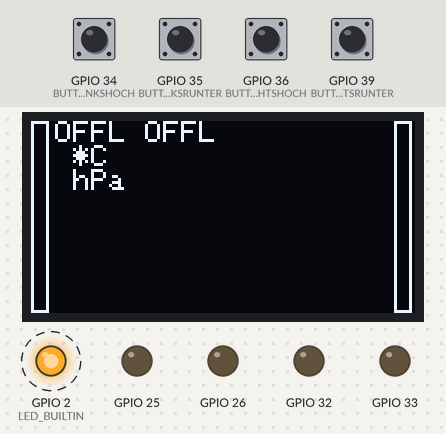
Bench run of a sketch on a simulated ESP32. Shown: 128×64 one-colour display, output pins drawn as LEDs (lit = HIGH). Dashed ring = blinking. The inputs (shaded band) are chosen by the test bench; at power-on: GPIO 34 (BUTTONLINKSHOCH), GPIO 35 (BUTTONLINKSRUNTER), GPIO 36 (BUTTONRECHTSHOCH), GPIO 39 (BUTTONRECHTSRUNTER) LOW. WiFi joins after 1.5 s; servers stay silent unless stated; the display library's start-up logo is not drawn; no MQTT or app messages arrive unless stated; what the sketch prints to the serial monitor is not drawn.

Above: at 1.7 s.
1.8 s: GPIO 34 (BUTTONLINKSHOCH) pulled HIGH for 0.15 s
At 4.3 s:
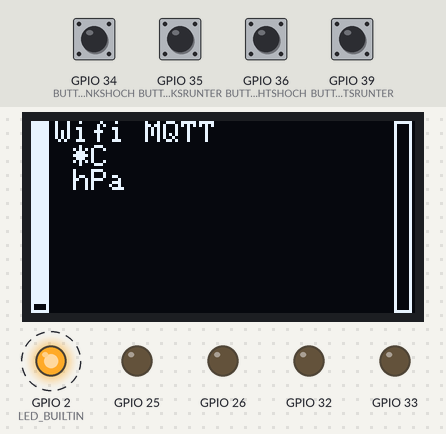
4.9 s: GPIO 36 (BUTTONRECHTSHOCH) pulled HIGH for 0.15 s
At 6.1 s:
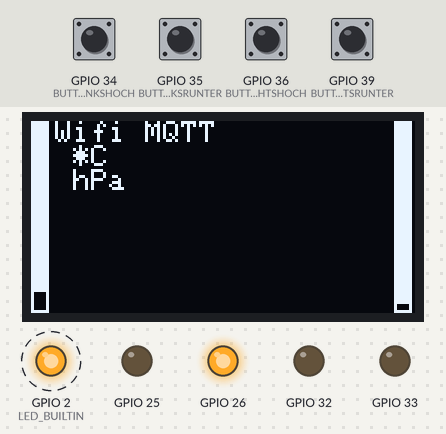
8.0 s: GPIO 35 (BUTTONLINKSRUNTER) pulled HIGH for 0.15 s
At 8.6 s:
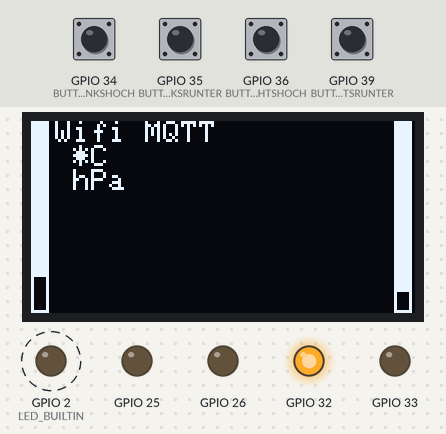
8.7 s: GPIO 39 (BUTTONRECHTSRUNTER) pulled HIGH for 0.15 s
At 11.7 s:
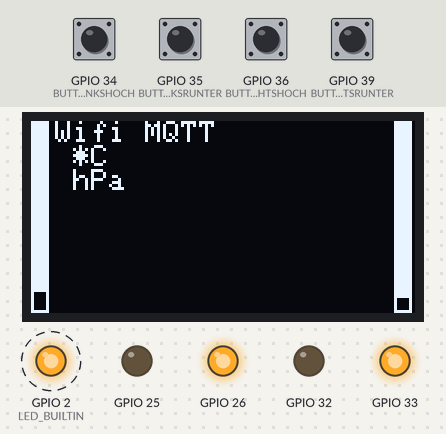
11.8 s: GPIO 36 (BUTTONRECHTSHOCH) pulled HIGH for 1 s
At 14.3 s:
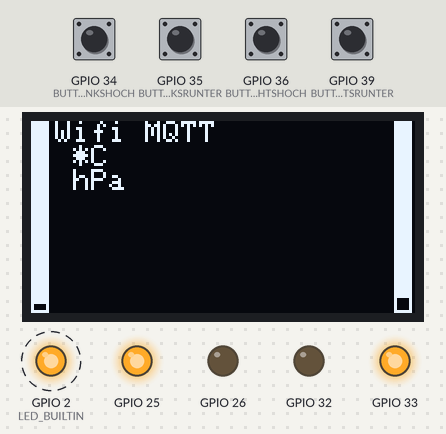
15.8 s: GPIO 34 (BUTTONLINKSHOCH) pulled HIGH for 1 s
At 18.2 s:
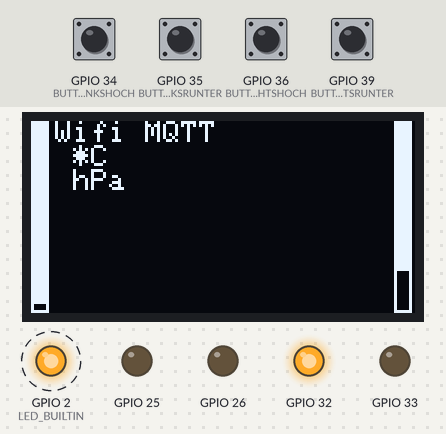
Timing chart, 0 to 43.1 s (numbered marks = the images above; inputs shaded):
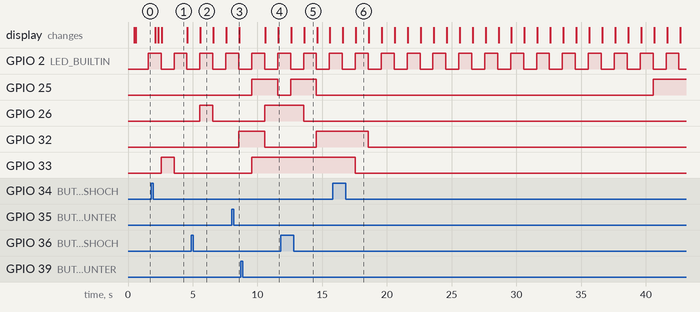

The sketch:

smarthome2.ino
```cpp
// pip install --user esptool
#include <Adafruit_BME280.h>

#include "pinlayout.h"
#include "motorsteuerung.h"
#include "comm.h"

volatile bool readButtons = false;
volatile bool ledState = false;
volatile bool motorTick = false;

Adafruit_BME280 bmp;
bool bmpInitialized = false;
#define DEFAULT_SENSOR_WAIT 60
int readSensorWait = DEFAULT_SENSOR_WAIT;
uint16_t sensorReset = 0;
float temperature = 0.0;
float pressure = 0.0;

hw_timer_t * timer = NULL;
portMUX_TYPE timerMux = portMUX_INITIALIZER_UNLOCKED;

Motorsteuerung motorLinks(MOTORLINKSPOWER, MOTORLINKSRICHTUNG);
Motorsteuerung motorRechts(MOTORRECHTSPOWER, MOTORRECHTSRICHTUNG);

void IRAM_ATTR onTimer() {
  portENTER_CRITICAL_ISR(&timerMux);
  ledState = !ledState;
  motorTick = true;
  portEXIT_CRITICAL_ISR(&timerMux);
  digitalWrite(LED_BUILTIN, ledState ? HIGH : LOW);
}

void setupTimer() {
  timer = timerBegin(0, 80, true);
  timerAttachInterrupt(timer, &onTimer, true);
  timerAlarmWrite(timer, 1000000, true);
  timerAlarmEnable(timer);
}

void setup() {
  Serial.begin(115200);
  Serial.println(F("Booting"));
  setupGPIO();
  delay(500);
  bmpInitialized = bmp.begin();
  if (!bmpInitialized) {
    Serial.println(F("Could not find a valid BME280 sensor, check wiring!"));
  }
  setupDisplay();

  Serial.println(F("Starting timer"));
  setupTimer();
  setupWifi();
}

void loop() {
  if (mqttCmdRechts != nullptr) {
    motorRechts.setCommand(*mqttCmdRechts);
    mqttCmdRechts = nullptr;
    motorTick = true;
  }
  if (mqttCmdLinks != nullptr) {
    motorLinks.setCommand(*mqttCmdLinks);
    mqttCmdLinks = nullptr;
    motorTick = true;
  }

  checkButtons(&motorLinks, &motorRechts);
  updateDisplay(&motorLinks, &motorRechts);
  if (motorTick) {
    motorLinks.tick();
    motorRechts.tick();
    motorTick = false;
    bool publishLeft = motorLinks.publishPosition();
    bool publishRight = motorRechts.publishPosition();
    if (publishLeft || publishRight) {
      positionL = motorLinks.estimatedPosition();
      positionR = motorRechts.estimatedPosition();
      portENTER_CRITICAL_ISR(&publishPositionMutex);
      publishPositionL = publishLeft;
      publishPositionR = publishRight;
      portEXIT_CRITICAL_ISR(&publishPositionMutex);
    }

    sensorReset += 1;
    readSensorWait--;
    if (readSensorWait < 1) {
      readSensorWait = DEFAULT_SENSOR_WAIT;
      // https://github.com/adafruit/Adafruit_BMP280_Library/pull/33
      /*
       * https://github.com/adafruit/Adafruit_BMP280_Library/pull/33
       * If sensor.getStatus() returns 0xFF -> call reset() and begin()
       * If not initialized and 5 minutes past -> reset()+begin()
       */
      if (!bmpInitialized && sensorReset > 300) {
        // Reset
        sensorReset = 0;
        bmpInitialized = bmp.begin();
      }
      if (bmpInitialized) {
        temperature = bmp.readTemperature();
        pressure = bmp.readPressure() / 100.0;
        dtostrf(temperature, 3, 2, temperatureMqtt);
        dtostrf(pressure, 4, 2, pressureMqtt);
        sendMqttData = true;
      }
    }
  }
}
```

buttons.ino
```cpp
#include <Bounce2.h>
#include <Wire.h>

#include "pinlayout.h"

Bounce debouncerLinksHoch = Bounce();
Bounce debouncerLinksRunter = Bounce();
Bounce debouncerRechtsHoch = Bounce();
Bounce debouncerRechtsRunter = Bounce();

void setupGPIO() {
  // ok: braun  schwarz rot    1000 Ohm
  // ok: orange orange  orange 2200 Ohm
  // ok: braun  schwarz ?
  // ok: gelb   lila    rot    4600 Ohm
  debouncerLinksHoch.attach(BUTTONLINKSHOCH, INPUT);
  debouncerRechtsHoch.attach(BUTTONRECHTSHOCH, INPUT);
  debouncerLinksRunter.attach(BUTTONLINKSRUNTER, INPUT);
  debouncerRechtsRunter.attach(BUTTONRECHTSRUNTER, INPUT);

  pinMode(LED_BUILTIN, OUTPUT);

  Wire.begin();
}

void checkButtons(Motorsteuerung *motorLinks, Motorsteuerung *motorRechts) {
  // Links hoch
  debouncerLinksHoch.update();
  if (debouncerLinksHoch.fell()) {
    Serial.println("LH close");
    motorLinks->setCommand(MotorCommands::MOVE_UP);
  }
  if (debouncerLinksHoch.rose()) {
    Serial.println("LH open");
    motorLinks->setCommand(MotorCommands::STOP);
  }


  // Rechts hoch
  debouncerRechtsHoch.update();
  if (debouncerRechtsHoch.fell()) {
    Serial.println("RH close");
    motorRechts->setCommand(MotorCommands::MOVE_UP);
  }
  if (debouncerRechtsHoch.rose()) {
    Serial.println("RH open");
    motorRechts->setCommand(MotorCommands::STOP);
  }

  // Links runter
  debouncerLinksRunter.update();
  if (debouncerLinksRunter.fell()) {
    Serial.println("LR close");
    motorLinks->setCommand(MotorCommands::MOVE_DOWN);
  }
  if (debouncerLinksRunter.rose()) {
    Serial.println("LR open");
    motorLinks->setCommand(MotorCommands::STOP);
  }


  // Rechts runter
  debouncerRechtsRunter.update();
  if (debouncerRechtsRunter.fell()) {
    Serial.println("RR close");
    motorRechts->setCommand(MotorCommands::MOVE_DOWN);
  }
  if (debouncerRechtsRunter.rose()) {
    Serial.println("RR open");
    motorRechts->setCommand(MotorCommands::STOP);
  }
}
```

comm.h
```cpp
#ifndef COMMUNICATION
#define COMMUNICATION

#include <WiFi.h>
#include <WiFiClientSecure.h>
#include <PubSubClient.h>

#include "secret.h"
#include "motorsteuerung.h"
#include "ota.h"

portMUX_TYPE publishPositionMutex = portMUX_INITIALIZER_UNLOCKED;
bool publishPositionL = false;
bool publishPositionR = false;
int positionL = 0;
int positionR = 0;
bool sendMqttData = false;
bool syncRequest = false;
char temperatureMqtt[8];
char pressureMqtt[8];

TaskHandle_t WifiMqttTask;

#define TASK_DELAY 50
#define DEFAULT_TIMEOUT (5 * 1000 / TASK_DELAY)
bool isWifiConnected = false;
bool startOTA = true;
char wifiText[5] = {0};
char mqttText[5] = {0};
signed char wifi_reconnect_timeout = 0;
signed char mqtt_reconnect_timeout = 0;
char mqtt_payload[20];
// Set this pointers to a command to tell the other task what to do
MotorCommand *mqttCmdLinks = nullptr;
MotorCommand *mqttCmdRechts = nullptr;
MotorCommand mqttCmdStop = MotorCommands::STOP;
MotorCommand mqttCmdUp = MotorCommands::MOVE_UP;
MotorCommand mqttCmdDown = MotorCommands::MOVE_DOWN;

WiFiClientSecure espClient;
PubSubClient client(espClient);

void connectToWifi();
void connectToMqtt();

const char leftup[]    = "left-up";
const char leftdown[]  = "left-down";
const char leftstop[]  = "left-stop";
const char rightup[]   = "right-up";
const char rightdown[] = "right-down";
const char rightstop[] = "right-stop";
const char syncCmd[]   = "sync";

void receivedCallback(char* topic, byte* payload, unsigned int length) {
  Serial.print(F("Message received: "));
  Serial.println(topic);

  Serial.print(F("payload: "));
  for (int i = 0; i < length; i++) {
    Serial.print((char)payload[i]);
  }
  Serial.println();

  if (length == 10) {
    if (0 == memcmp(rightdown, payload, length)) {
      Serial.println(F("MQTT-Command: right down"));
      mqttCmdRechts = &mqttCmdDown;
    } else if (0 == memcmp(rightstop, payload, length)) {
      Serial.println(F("MQTT-Command: right stop"));
      mqttCmdRechts = &mqttCmdStop;
    }
  } else {
    if (length == 8) {
      if (0 == memcmp(rightup, payload, length)) {
        Serial.println(F("MQTT-Command: right up"));
        mqttCmdRechts = &mqttCmdUp;
      }
    } else {
      if (length == 9) {
        if (0 == memcmp(leftdown, payload, length)) {
          Serial.println(F("MQTT-Command: left down"));
          mqttCmdLinks = &mqttCmdDown;
        } else if (0 == memcmp(leftstop, payload, length)) {
          Serial.println(F("MQTT-Command: left stop"));
          mqttCmdLinks = &mqttCmdStop;
        }
      } else {
        if (length == 7) {
          if (0 == memcmp(leftup, payload, length)) {
            Serial.println(F("MQTT-Command: left up"));
            mqttCmdLinks = &mqttCmdUp;
          }
        } else {
          if (length == 4) {
            if (0 == memcmp(syncCmd, payload, length)) {
              Serial.println(F("MQTT-Command: sync"));
              syncRequest = true;
            }
          }
        } // length == 7
      } // length == 9
    }// length == 8
  } // length == 10
}

void publishInt(const char* topic, int v)
{
#define PUBLISH_INT_BUFFER_LENGTH 4
  char svalue[PUBLISH_INT_BUFFER_LENGTH];
  snprintf(svalue, PUBLISH_INT_BUFFER_LENGTH, "%i", v);
  client.publish(topic, svalue, true);
}

void ensureWifiAndMqtt() {
  if (!isWifiConnected) {
    if (wifi_reconnect_timeout > 0) {
      wifi_reconnect_timeout = wifi_reconnect_timeout - 1;
      return;
    }

    wifi_reconnect_timeout = DEFAULT_TIMEOUT;
    WiFi.disconnect();
    connectToWifi();
    return;
  }

  if (startOTA) {
    startOTA = false;
    setupOTA();
  }
  handleOTA();

  if (client.connected()) {
    client.loop();
    return;
  }

  if (mqtt_reconnect_timeout > 0)
  {
    Serial.print(F("MQTT reconnect timeout = "));
    Serial.println(mqtt_reconnect_timeout);
    mqtt_reconnect_timeout--;
    return;
  }

  mqtt_reconnect_timeout = DEFAULT_TIMEOUT;
  connectToMqtt();
}

void connectToMqtt() {
  Serial.println(F("Connecting to MQTT broker..."));
  //strcpy_P(mqttText, (char *)pgm_read_word(&mqttOffline));
  strcpy(mqttText, "OFFL");

  if (client.connect(MQTT_CLIENTNAME, MQTT_USERNAME, MQTT_PASSWORD, "/d/r1/alive", 0, 1, "off", true)) {
    Serial.println(F("mqtt connected"));
    client.publish("/d/r1/alive", "on", true);
    client.subscribe((const char*)F("/d/r1/cmd/move"));
    client.subscribe((const char*)F("/d/r1/alive"));
    //strcpy_P(mqttText, (char *)pgm_read_word(&mqttOnline));
    strcpy(mqttText, "MQTT");
  } else {
    Serial.print(F("failed, status code ="));
    Serial.print(client.state());
    //strcpy_P(mqttText, (char *)pgm_read_word(&mqttFail));
    strcpy(mqttText, "FAIL");
  }
}

void connectToWifi() {
  if (isWifiConnected) {
    return;
  }

  Serial.println("Connecting to Wi-Fi...");
  //strcpy_P(wifiText, (char *)pgm_read_word(&wifiOffline));
  strcpy(wifiText, "OFFL");
  //strcpy_P(mqttText, (char *)pgm_read_word(&mqttOffline));
  strcpy(mqttText, "OFFL");
  WiFi.begin(WIFI_SSID, WIFI_PWD);
}

void WiFiEvent(WiFiEvent_t event) {
  Serial.printf("[WiFi-event] event: %d\n", event);
  switch (event) {
    case SYSTEM_EVENT_STA_GOT_IP:
      Serial.println("WiFi connected");
      Serial.println("IP address: ");
      Serial.println(WiFi.localIP());
      isWifiConnected = true;
      strcpy(wifiText, "Wifi");
      /*
          Calling connectToMqtt() here gives a
          Guru Meditation Error: Core  1 panic'ed (Unhandled debug exception)
          Debug exception reason: Stack canary watchpoint triggered (network_event)
      */
      break;
    case SYSTEM_EVENT_STA_DISCONNECTED:
      Serial.println("WiFi lost connection");
      //strcpy_P(wifiText, (char *)pgm_read_word(&wifiDisconnected));
      strcpy(wifiText, "Disc");
      isWifiConnected = false;
      wifi_reconnect_timeout = DEFAULT_TIMEOUT;
      break;
  }
}

// https://randomnerdtutorials.com/esp32-dual-core-arduino-ide/
void ensureWifiAndMqttTask(void * pvParameters) {
  Serial.print("ensureWifiAndMqtt running on core ");
  Serial.println(xPortGetCoreID());
  for (;;) {
    ensureWifiAndMqtt();
    delay(TASK_DELAY);
    if (publishPositionL || publishPositionR || syncRequest) {
      if (publishPositionL || syncRequest) {
        publishInt("/d/r1/position/left", positionL);
      }
      if (publishPositionR || syncRequest) {
        publishInt("/d/r1/position/right", positionR);
      }
      portENTER_CRITICAL_ISR(&publishPositionMutex);
      publishPositionL = false;
      publishPositionR = false;
      portEXIT_CRITICAL_ISR(&publishPositionMutex);
    }
    if (sendMqttData || syncRequest) {
      sendMqttData = false;
      client.publish((const char*)F("/d/r1/sensors/temp"), temperatureMqtt);
      client.publish((const char*)F("/d/r1/sensors/pressure"), pressureMqtt);
    }
    if (syncRequest) {
      client.publish("/d/r1/alive", "on", true);
      syncRequest = false;
    }
  }
}

void setupWifi() {
  espClient.setCACert(ca_cert);
  client.setServer(MQTT_SERVER, MQTT_PORT);
  client.setCallback(receivedCallback);
  WiFi.onEvent(WiFiEvent);
  connectToWifi();
  xTaskCreatePinnedToCore(
    ensureWifiAndMqttTask,    /* Task function. */
    "WiFiMqtt",               /* name of task. */
    10000,                    /* Stack size of task */
    NULL,                     /* parameter of the task */
    1,                        /* priority of the task */
    &WifiMqttTask,            /* Task handle to keep track of created task */
    0);                       /* pin task to core 0 */
}

#endif
```

display.ino
```cpp
#define BARWIDTH 6

#include <Wire.h>
#include <Adafruit_GFX.h>
#include <Adafruit_SSD1306.h>

#include "motorsteuerung.h"
#include "comm.h"

#define SCREEN_WIDTH 128 // OLED display width, in pixels
#define SCREEN_HEIGHT 64 // OLED display height, in pixels
#define FONT_HEIGHT 8

// Declaration for an SSD1306 display connected to I2C (SDA, SCL pins)
#define OLED_RESET     -1 // Reset pin # (or -1 if sharing Arduino reset pin)
Adafruit_SSD1306 display(SCREEN_WIDTH, SCREEN_HEIGHT, &Wire, OLED_RESET);

long lastDisplayDraw = 0;

void drawGaugeBar(uint8_t x, uint8_t absoluteFill) {
  display.drawRect(x, 0, BARWIDTH, SCREEN_HEIGHT, SSD1306_WHITE);
  uint8_t y = (POSITION_UP - absoluteFill) * SCREEN_HEIGHT / POSITION_UP;
  display.fillRect(x, 0, BARWIDTH, y, SSD1306_WHITE);
}

void drawBars(unsigned int leftFill, unsigned int rightFill) {
  // Left bar
  drawGaugeBar(0, leftFill);

  // Right bar
  drawGaugeBar(SCREEN_WIDTH - 1 - BARWIDTH, rightFill);
}

void drawConnectionStatus() {
  display.setTextSize(1);
  display.setTextColor(SSD1306_WHITE);
  display.setCursor(BARWIDTH + 2, 0);
  display.print(wifiText);
  display.print(" ");
  display.print(mqttText);
  display.setCursor(BARWIDTH + 2, FONT_HEIGHT);
  display.print(temperatureMqtt);
  display.print(" *C");
  display.setCursor(BARWIDTH + 2, FONT_HEIGHT * 2);
  display.print(pressureMqtt);
  display.print(" hPa");
}

void setupDisplay() {
  display.begin(SSD1306_SWITCHCAPVCC, 0x3C); //Adressierung beachten, hier 0x3C!
  display.display();
}

void updateDisplay(Motorsteuerung *motorLinks, Motorsteuerung *motorRechts) {
  unsigned long currentMillis = millis();
  if (currentMillis - lastDisplayDraw < 250) {
    return; // Drawing is not needed now
  }
  lastDisplayDraw = currentMillis;
  display.clearDisplay();

  drawBars(motorLinks->estimatedPosition(), motorRechts->estimatedPosition());
  drawConnectionStatus();
  display.display();
}
```

ota.h
```cpp
#ifndef OTAENABLED
#define OTAENBALED

#include <WiFiUdp.h>
#include <ArduinoOTA.h>


void setupOTA() {
  ArduinoOTA.setPasswordHash(OTAPASSWORDHASH);
  ArduinoOTA
  .onStart([]() {
    String type;
    if (ArduinoOTA.getCommand() == U_FLASH)
      type = "sketch";
    else // U_SPIFFS
      type = "filesystem";

    // NOTE: if updating SPIFFS this would be the place to unmount SPIFFS using SPIFFS.end()
    Serial.println("Start updating " + type);
  })
  .onEnd([]() {
    Serial.println("\nEnd");
  })
  .onProgress([](unsigned int progress, unsigned int total) {
    Serial.printf("Progress: %u%%\r", (progress / (total / 100)));
  })
  .onError([](ota_error_t error) {
    Serial.printf("Error[%u]: ", error);
    if (error == OTA_AUTH_ERROR) Serial.println("Auth Failed");
    else if (error == OTA_BEGIN_ERROR) Serial.println("Begin Failed");
    else if (error == OTA_CONNECT_ERROR) Serial.println("Connect Failed");
    else if (error == OTA_RECEIVE_ERROR) Serial.println("Receive Failed");
    else if (error == OTA_END_ERROR) Serial.println("End Failed");
  });

  ArduinoOTA.begin();
}

void handleOTA () {
  ArduinoOTA.handle();
}

#endif
```

pinlayout.h
```cpp
#ifndef PINLAYOUT
#define PINLAYOUT

#define BUTTONLINKSHOCH    GPIO_NUM_34
#define BUTTONRECHTSHOCH   GPIO_NUM_36
#define BUTTONLINKSRUNTER  GPIO_NUM_35
#define BUTTONRECHTSRUNTER GPIO_NUM_39

#define MOTORLINKSPOWER     GPIO_NUM_32
#define MOTORLINKSRICHTUNG  GPIO_NUM_33
#define MOTORRECHTSPOWER    GPIO_NUM_25
#define MOTORRECHTSRICHTUNG GPIO_NUM_26

#define LED_BUILTIN 2

#endif
```

secret_default.h
```cpp
#ifndef WIFI_SSID

#define WIFI_SSID "PleaseEnterSSID" // Put you SSID and Password here
#define WIFI_PWD "PleaseEnterPass"
#define MQTT_SERVER "mqtt.example.org"
#define MQTT_PORT 8883
#define MQTT_USERNAME "IoTDevice"
#define MQTT_PASSWORD "IoT0nlyS3cur3"
#define MQTT_CLIENTNAME "esp8266-a"

const char* ca_cert = \
"-----BEGIN CERTIFICATE-----\n" \
"MIIDpzCCAo+gAwIBAgIJAOHc50EeJ6aeMA0GCSqGSIb3DQEBDQUAMGoxFzAVBgNV\n" \
"BAMMDkFuIE1RVFQgYnJva2VyMRYwFAYDVQQKDA1Pd25UcmFja3Mub3JnMRQwEgYD\n" \
"VQQLDAtnZW5lcmF0ZS1DQTEhMB8GCSqGSIb3DQEJARYSbm9ib2R5QGV4YW1wbGUu\n" \
"bmV0MB4XDTE3MDgyNzAyMDQwNFoXDTMyMDgyMzAyMDQwNFowajEXMBUGA1UEAwwO\n" \
"QW4gTVFUVCBicm9rZXIxFjAUBgNVBAoMDU93blRyYWNrcy5vcmcxFDASBgNVBAsM\n" \
"C2dlbmVyYXRlLUNBMSEwHwYJKoZIhvcNAQkBFhJub2JvZHlAZXhhbXBsZS5uZXQw\n" \
"ggEiMA0GCSqGSIb3DQEBAQUAA4IBDwAwggEKAoIBAQC8mQfR058k7LBV7Xt6RiZL\n" \
"BIpC5ewSweAnsaS6Ue+jx6uruJsccnIJbiHJVjOcSYV3JLMt3un7d0JTottW6Zx/\n" \
"VleYC4CUzf3bcHLe7Qhl0veP9QAdZceblMCbEqAM9227EaXKQVzAYGwRnuxvfJM7\n" \
"P84iu2J/zB4o+AEWUJDIW38SO4b+0i1FYHmKKxEx7dztDyCJvTsn35wX3oKlJ5e+\n" \
"na/6csD+Ngh9QQ+wDd02TBqXKB7UXyRT5ECesu19U6CTE7Wr9xECbDO262aD6GtC\n" \
"HpeSAWqa6HKbKjZ20pL5V5ceS85TdWbvPdVrFUDWMIhK9dNuwhIK0s6VyRcJkbe5\n" \
"AgMBAAGjUDBOMB0GA1UdDgQWBBQPZ0u1jIg65jT3Th42VGMnya6VDDAfBgNVHSME\n" \
"GDAWgBQPZ0u1jIg65jT3Th42VGMnya6VDDAMBgNVHRMEBTADAQH/MA0GCSqGSIb3\n" \
"DQEBDQUAA4IBAQB8JrNsV32aXBOLSX8WqoHuU2NOJH+1fTdGDLYLEAPe/x3YxkNC\n" \
"MJDx8TGLSQsz4L0kCsLEQ/qsnkuPJUt3x7eNIMOrvS+zDv9wXqnGwMgeAOtEkG5n\n" \
"NbPezM50ovgZAuEZMphp2s/Zl0EROydnqpkweWa5bxYRkiQBlp0nUkCtec3PZ6iO\n" \
"QVPj/bHHi4T3jkbL0+oLNShv9Zw9hr6BkKCVqeHe9prlOMVuEJOVrEKzkhhAY90p\n" \
"Wwrj+OQYCLllJVD9VQhLVOXLg1bSuqkld3PCQBFNvrvk4Up61wuu/Oj5c5g8vwYd\n" \
"0ul29sU3heTw4ZXifpbMXRM36LFNH5uLrSba\n" \
"-----END CERTIFICATE-----\n";

// MD5 value of password: MD5(admin) = 21232f297a57a5a743894a0e4a801fc3
#define OTAPASSWORDHASH "21232f297a57a5a743894a0e4a801fc3"

#endif
```

Source omitted: motorsteuerung.h (4231 bytes)

Measured:
- after the input at 1.8 s, GPIO 33: LOW → HIGH after 0.76 s, → LOW 1.0 s later
- after the input at 4.9 s, GPIO 26: LOW → HIGH after 0.66 s, → LOW 1.0 s later
- after the input at 8.0 s, GPIO 32: LOW → HIGH after 0.56 s; the display: changes after 0.59 s (image 3)
- after the input at 8.7 s, GPIO 25: LOW → HIGH after 0.86 s, → LOW 2.0 s later; GPIO 26: LOW → HIGH after 1.9 s
- after the input at 11.8 s, GPIO 25: LOW → HIGH after 0.76 s instead of 1.8 s; GPIO 26: HIGH → LOW after 1.8 s
- after the input at 15.8 s, GPIO 32: HIGH → LOW after 2.8 s; GPIO 33: HIGH → LOW after 1.8 s
- by itself, GPIO 2 (LED_BUILTIN): alternates HIGH for 1.0 s and LOW for 1.0 s
